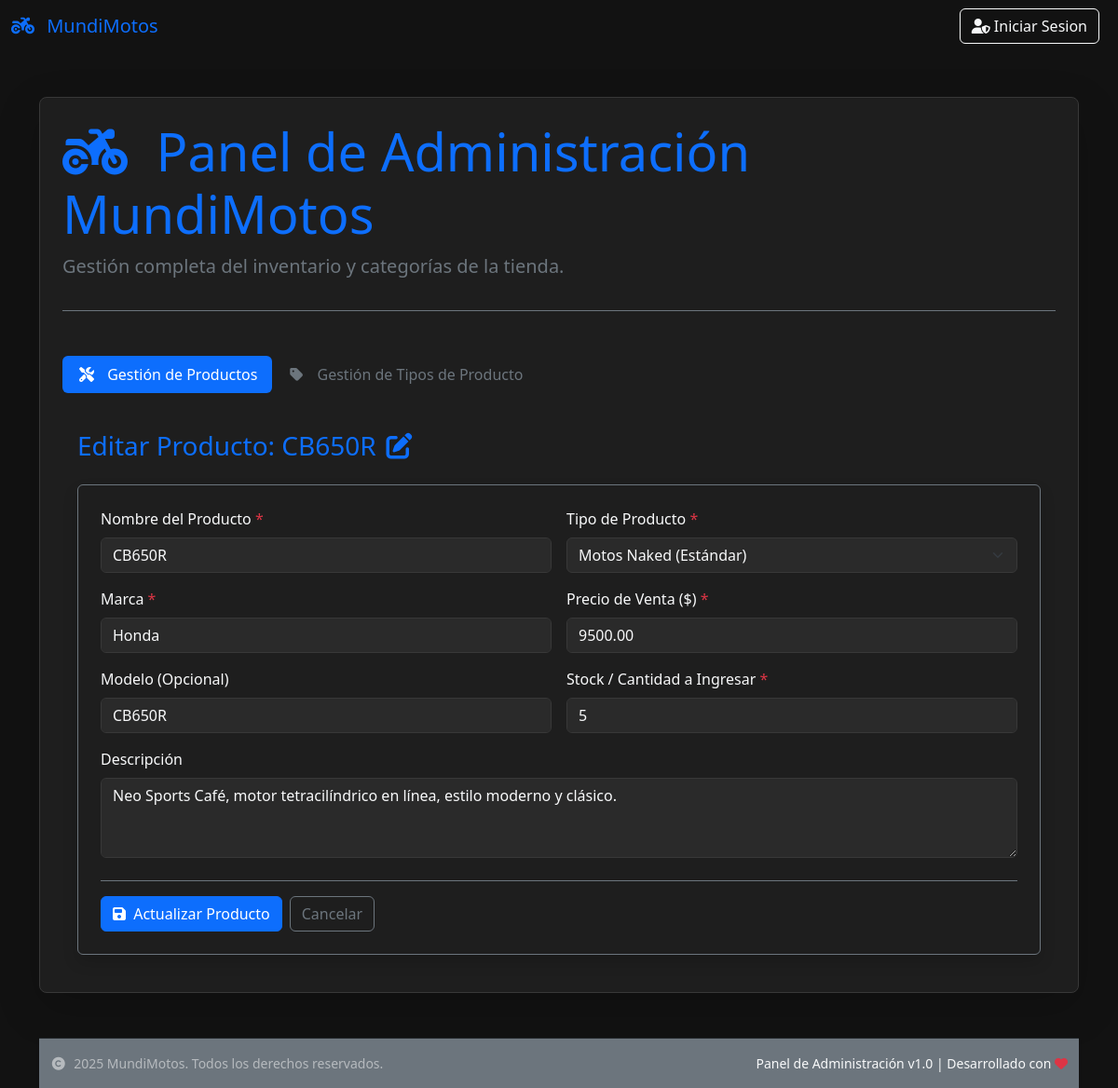
/dashboard.php?tab=productos&action=editar&id=11, run on the app's committed database.
### tables this page shows
CREATE TABLE `productos` (
  `ProductoID` int(11) NOT NULL,
  `TipoProductoID` int(11) NOT NULL,
  `NombreProducto` varchar(255) NOT NULL,
  `Marca` varchar(100) NOT NULL,
  `Modelo` varchar(100) DEFAULT NULL,
  `PrecioVenta` decimal(10,2) NOT NULL,
  `Stock` int(11) NOT NULL,
  `Descripcion` text DEFAULT NULL,
  `Estado` enum('Activo','Inactivo') NOT NULL DEFAULT 'Activo'
);

CREATE TABLE `tiposdeproducto` (
  `TipoProductoID` int(11) NOT NULL,
  `NombreTipo` varchar(100) NOT NULL,
  `Estado` enum('Activo','Inactivo') NOT NULL DEFAULT 'Activo'
);

### includes/crud_productos.php (the view, shortened to what this page needs)
<?php
$action = $_GET['action'] ?? 'list';
$producto_id = $_GET['id'] ?? null;
$errores_validacion = [];
$datos_formulario = [];
if ($action == 'editar' && $producto_id && empty($errores_validacion)) {
    try {
        $stmt = $conexion->prepare("SELECT * FROM productos WHERE ProductoID = :id");
        $stmt->bindParam(':id', $producto_id, PDO::PARAM_INT);
        $stmt->execute();
        $producto_a_editar = $stmt->fetch(PDO::FETCH_ASSOC);
        if ($producto_a_editar) {
            $datos_formulario = $producto_a_editar;
        } else {
            $mensaje = '<div class="alert alert-warning alert-dismissible fade show" role="alert">
                <strong>⚠️ Advertencia:</strong> Producto no encontrado para editar.
                <button type="button" class="btn-close" data-bs-dismiss="alert" aria-label="Close"></button>
            </div>';
            $action = 'list';
        }
    } catch (PDOException $e) {
        $mensaje = '<div class="alert alert-danger alert-dismissible fade show" role="alert">
            <strong>❌ Error:</strong> Error al cargar producto para editar: ' . $e->getMessage() . '
            <button type="button" class="btn-close" data-bs-dismiss="alert" aria-label="Close"></button>
        </div>';
        $action = 'list';
    }
}
$tipos_productos = [];
try {
    $stmt_tipos = $conexion->query("SELECT TipoProductoID, NombreTipo FROM tiposdeproducto WHERE Estado = 'Activo' ORDER BY NombreTipo");
    $tipos_productos = $stmt_tipos->fetchAll(PDO::FETCH_ASSOC);
} catch (PDOException $e) {
}
if ($action == 'crear' || $action == 'editar'):
?>
    <h3 class="mb-4 text-primary">
        <?= ($action == 'crear' ? 'Ingresar o Sumar Stock de Producto' : 'Editar Producto: ' . htmlspecialchars($datos_formulario['NombreProducto'] ?? '')) ?>
        <i class="fas <?= ($action == 'crear' ? 'fa-truck-loading' : 'fa-edit') ?> fa-fw"></i>
    </h3>
    <div class="card custom-dark-bg-card p-4 border-secondary shadow">
        <form action="dashboard.php?tab=productos" method="POST">
            <div class="row g-3">
                <div class="col-md-6">
                    <div class="mb-3">
                        <label for="nombre" class="form-label">Nombre del Producto <span class="text-danger">*</span></label>
                        <input type="text" class="form-control <?= isset($errores_validacion['NombreProducto']) ? 'is-invalid' : '' ?>"
                               id="nombre" name="NombreProducto"
                               value="<?= htmlspecialchars($datos_formulario['NombreProducto'] ?? '') ?>" required>
                    </div>
                    <div class="mb-3">
                        <label for="marca" class="form-label">Marca <span class="text-danger">*</span></label>
                        <input type="text" class="form-control <?= isset($errores_validacion['Marca']) ? 'is-invalid' : '' ?>"
                               id="marca" name="Marca"
                               value="<?= htmlspecialchars($datos_formulario['Marca'] ?? '') ?>" required>
                    </div>
                    <div class="mb-3">
                        <label for="modelo" class="form-label">Modelo (Opcional)</label>
                        <input type="text" class="form-control" id="modelo" name="Modelo"
                               value="<?= htmlspecialchars($datos_formulario['Modelo'] ?? '') ?>">
                    </div>
                </div>
                <div class="col-md-6">
                    <div class="mb-3">
                        <label for="tipoid" class="form-label">Tipo de Producto <span class="text-danger">*</span></label>
                        <select class="form-select <?= isset($errores_validacion['TipoProductoID']) ? 'is-invalid' : '' ?>"
                                 id="tipoid" name="TipoProductoID" required>
                            <?php foreach ($tipos_productos as $tipo): ?>
                                <option value="<?= $tipo['TipoProductoID'] ?>" class="bg-dark text-light"
                                    <?= (($datos_formulario['TipoProductoID'] ?? '') == $tipo['TipoProductoID']) ? 'selected' : '' ?>>
                                    <?= htmlspecialchars($tipo['NombreTipo']) ?>
                                </option>
                            <?php endforeach; ?>
                        </select>
                    </div>
                    <div class="mb-3">
                        <label for="precio" class="form-label">Precio de Venta ($) <span class="text-danger">*</span></label>
                        <input type="number" step="0.01" class="form-control <?= isset($errores_validacion['PrecioVenta']) ? 'is-invalid' : '' ?>"
                               id="precio" name="PrecioVenta"
                               value="<?= htmlspecialchars($datos_formulario['PrecioVenta'] ?? '') ?>" required>
                    </div>
                    <div class="mb-3">
                        <label for="stock" class="form-label">Stock / Cantidad a Ingresar <span class="text-danger">*</span></label>
                        <input type="number" class="form-control <?= isset($errores_validacion['Stock']) ? 'is-invalid' : '' ?>"
                               id="stock" name="Stock"
                               value="<?= htmlspecialchars($datos_formulario['Stock'] ?? '0') ?>" required>
                    </div>
                </div>
            </div>
            <div class="mb-4">
                <label for="descripcion" class="form-label">Descripción</label>
                <textarea class="form-control" id="descripcion" name="Descripcion" rows="3"><?= htmlspecialchars($datos_formulario['Descripcion'] ?? '') ?></textarea>
            </div>
            <div class="d-flex justify-content-start border-top border-secondary pt-3">
                <button type="submit" class="btn btn-primary me-2"><i class="fas fa-save me-1"></i> <?= ($action == 'crear' ? 'Procesar Ingreso / Stock' : 'Actualizar Producto') ?></button>
                <a href="dashboard.php?tab=productos" class="btn btn-outline-secondary">Cancelar</a>
            </div>
        </form>
    </div>
<?php endif; ?>

### css/custom.css (style rules this page uses)
:root { --dark-background: #121212; --dark-card-bg: #1e1e1e; --dark-nav-bg: #2a2a2a; --dark-border-color: #383838; --primary-color: #0d6efd; }
body.bg-dark { background-color: var(--dark-background) !important; color: #f8f9fa; }
.form-label { color: #f8f9fa !important; }
.card { color: #f8f9fa; }
.custom-dark-bg-card { background-color: var(--dark-card-bg); border: 1px solid var(--dark-border-color); }
.form-control, .form-select { background-color: #2a2a2a; color: #f8f9fa; border-color: var(--dark-border-color); }

### data on the page
productos: NombreProducto "CB650R", Marca "Honda", Modelo "CB650R", TipoProductoID "Motos Naked (Estándar)", PrecioVenta "9500.00", Stock "5", Descripcion "Neo Sports Café, motor tetracilíndrico en línea, estilo moderno y clásico."
